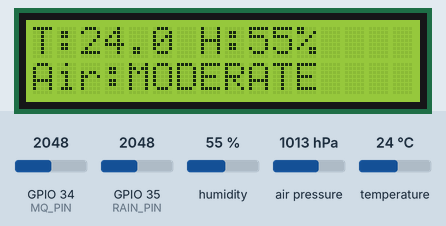
Bench run of a sketch on a simulated ESP32. Shown: 16×2 character LCD. The inputs (shaded band) are chosen by the test bench; at power-on: air pressure 1013 hPa, GPIO 34 (MQ_PIN) = 2048, GPIO 35 (RAIN_PIN) = 2048, temperature 24 °C, humidity 55 %. WiFi joins after 1.5 s; servers stay silent unless stated; no MQTT or app messages arrive unless stated; what the sketch prints to the serial monitor is not drawn.

Above: at 4.8 s.
4.9 s: air pressure set to 952 hPa
15.5 s: GPIO 34 (MQ_PIN) set to 1460
At 25.0 s:
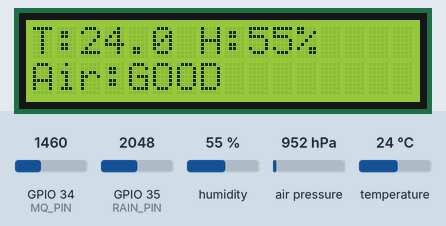
28.7 s: GPIO 35 (RAIN_PIN) set to 1460
At 39.0 s:
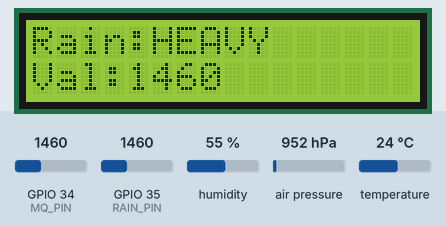
41.9 s: temperature set to 41 °C
At 53.3 s:
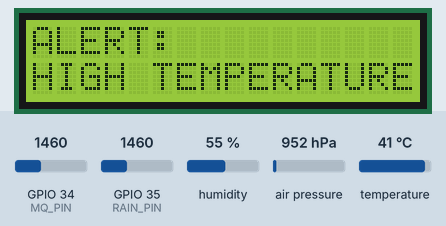
55.1 s: air pressure set to 997 hPa
At 68.0 s:
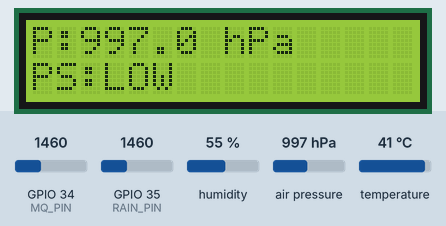
68.3 s: air pressure set to 1002 hPa
At 78.9 s:
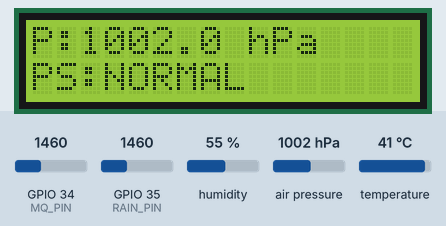
Timing chart, 0 to 80.4 s (numbered marks = the images above; inputs shaded):
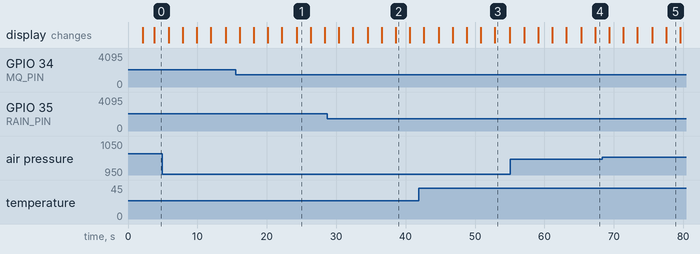

Measured:
- the behaviour switches between 999 and 1000 hPa on air pressure (found by bisection; images 4 and 5)
- after the input at 15.5 s, the display: first differs from a run without the input after 8.8 s (image 1)
- after the input at 28.7 s, the display: first differs from a run without the input after 9.9 s (image 2)
- after the input at 68.3 s, the display: first differs from a run without the input after 9.3 s (image 5)
- what the display in image 1 shows lasts 2.0 s, from 24.3 s to 26.3 s
- what the display in image 3 shows lasts 2.1 s, from 52.9 s to 55.0 s

The sketch:

WeatherMonitoringSystem.ino.ino
```cpp
#include <WiFi.h>
#include <PubSubClient.h>
#include <Wire.h>
#include <LiquidCrystal_I2C.h>
#include <DHT.h>
#include <Adafruit_BMP085.h>

// ================= WIFI =================

const char* ssid = "Gauravs iPhone";
const char* password = "g12345678t";

// ================= MQTT =================

const char* mqtt_server =
"969aecc363e84e80be51f1e55de3c709.s1.eu.hivemq.cloud";

const char* mqtt_user = "Gaurav";
const char* mqtt_password = "Vaiga@2007";

#include <WiFiClientSecure.h>

WiFiClientSecure espClient;
PubSubClient client(espClient);

// ================= LCD =================

LiquidCrystal_I2C lcd(0x27, 16, 2);

// ================= BMP180 =================

Adafruit_BMP085 bmp;

// ================= DHT22 =================

#define DHTPIN 4
#define DHTTYPE DHT22

DHT dht(DHTPIN, DHTTYPE);

// ================= MQ SENSOR =================

#define MQ_PIN 34

// ================= RAIN SENSOR =================

#define RAIN_PIN 35

// =================================================
// MQTT RECONNECT
// =================================================

void reconnectMQTT()
{
  while (!client.connected())
  {
    Serial.print("Connecting MQTT...");

    if (client.connect("ESP32_WeatherStation", mqtt_user,mqtt_password))
    {
      Serial.println(" Connected!");
    }
    else
    {
      Serial.print(" Failed. State=");
      Serial.println(client.state());

      delay(2000);
    }
  }
}

// =================================================
// WIFI RECONNECT
// =================================================

void reconnectWiFi()
{
  if (WiFi.status() == WL_CONNECTED)
    return;

  Serial.println("Reconnecting WiFi...");

  WiFi.begin(ssid, password);

  while (WiFi.status() != WL_CONNECTED)
  {
    delay(500);
    Serial.print(".");
  }

  Serial.println();
  Serial.println("WiFi Reconnected!");
}

// =================================================
// SETUP
// =================================================

void setup()
{
  Serial.begin(115200);

  // LCD
  lcd.init();
  lcd.backlight();

  // Startup Screen
  lcd.clear();
  lcd.setCursor(0,0);
  lcd.print("SMART WEATHER");

  lcd.setCursor(0,1);
  lcd.print("STATION V1.0");

  delay(2000);

  lcd.clear();

  // DHT
  dht.begin();

  // BMP180
  if (!bmp.begin())
  {
    Serial.println("BMP180 not found!");
    while(1);
  }

  // WiFi
  Serial.println("Connecting WiFi...");

  WiFi.begin(ssid, password);

  while (WiFi.status() != WL_CONNECTED)
  {
    delay(500);
    Serial.print(".");
  }

  Serial.println();
  Serial.println("WiFi Connected!");

  Serial.print("ESP32 IP: ");
  Serial.println(WiFi.localIP());

  // MQTT
  espClient.setInsecure();
  client.setServer(mqtt_server, 8883);

  reconnectMQTT();

  Serial.println("System Ready!");
}

// =================================================
// LOOP
// =================================================

void loop()
{
  reconnectWiFi();

  if (!client.connected())
  {
    reconnectMQTT();
  }

  client.loop();

  // ================= DHT22 =================

  float temperature = dht.readTemperature();
  float humidity = dht.readHumidity();
 String dhtStatus;

if (isnan(temperature) || isnan(humidity))
{
  dhtStatus = "FAULT";

  temperature = 0;
  humidity = 0;
}
else
{
  dhtStatus = "OK";
}

  // ================= BMP180 =================

  float pressure = bmp.readPressure() / 100.0;
  float altitude = bmp.readAltitude();

  // ================= MQ =================

  int gasValue = analogRead(MQ_PIN);
  String mqStatus;

  if(gasValue <= 5 || gasValue >= 4090)
  {
    mqStatus = "FAULT";
  }
  else
  {
    mqStatus = "OK";
  }

  // ================= RAIN =================

  int total = 0;

  for(int i=0;i<10;i++)
  {
    total += analogRead(RAIN_PIN);
    delay(10);
  }

  int rainValue = total / 10;
  String rainSensorStatus;

  if(rainValue <= 5)
  {
    rainSensorStatus = "FAULT";
  }
  else
  {
    rainSensorStatus = "OK";
  }

  // ================= AIR QUALITY =================

  String airStatus;

  if(gasValue < 1500)
    airStatus = "GOOD";
  else if(gasValue < 2500)
    airStatus = "MODERATE";
  else
    airStatus = "POOR";

  // ================= RAIN STATUS =================

  String rainStatus;

  if(rainValue > 3200)
    rainStatus = "NO RAIN";
  else if(rainValue > 2000)
    rainStatus = "LIGHT";
  else
    rainStatus = "HEAVY";

  // ================= PRESSURE STATUS =================

  String pressureStatus;

  if(pressure < 1000)
    pressureStatus = "LOW";
  else if(pressure > 1020)
    pressureStatus = "HIGH";
  else
    pressureStatus = "NORMAL";

  // ================= System status=================

  String systemStatus;
  if(
      dhtStatus == "OK" &&
      mqStatus == "OK" &&
      rainSensorStatus == "OK"
  )
  {
      systemStatus = "HEALTHY";
  }
  else
  {
      systemStatus = "CHECK SYSTEM";
  }

  // ================= ALERTS =================

  String alertMessage = "NORMAL";

  if(temperature > 35)
  {
      alertMessage = "HIGH TEMPERATURE";
  }
  else if(airStatus == "POOR")
  {
      alertMessage = "POOR AIR QUALITY";
  }
  else if(rainStatus == "HEAVY")
  {
      alertMessage = "HEAVY RAIN DETECTED";
  }
  else if(systemStatus != "HEALTHY")
  {
      alertMessage = "SYSTEM FAULT";
  }


  // ================= SERIAL MONITOR =================

  Serial.println();
  Serial.println("========== WEATHER DATA ==========");

  Serial.print("Temperature : ");
  Serial.println(temperature);

  Serial.print("Humidity    : ");
  Serial.println(humidity);

  Serial.print("Pressure    : ");
  Serial.println(pressure);

  Serial.print("Pressure Status : ");
  Serial.println(pressureStatus);

  Serial.print("Altitude    : ");
  Serial.println(altitude);

  Serial.print("Gas Value   : ");
  Serial.println(gasValue);

  Serial.print("Air Quality : ");
  Serial.println(airStatus);

  Serial.print("Rain Value  : ");
  Serial.println(rainValue);

  Serial.print("Rain Status : ");
  Serial.println(rainStatus);

  Serial.print("DHT Status : ");
  Serial.println(dhtStatus);

  Serial.print("MQ Status : ");
  Serial.println(mqStatus);

  Serial.print("Rain Sensor Status : ");
  Serial.println(rainSensorStatus);

  Serial.print("System Status : ");
  Serial.println(systemStatus);

  Serial.print("Alert : ");
  Serial.println(alertMessage);


  // ================= MQTT =================

  #define NODE_ID "MASTER"


  String tempStr = String(temperature,1);
  String humStr = String(humidity,1);
  String pressureStr = String(pressure,1);
  String altitudeStr = String(altitude,1);
  String gasStr = String(gasValue);
  String rainValueStr = String(rainValue);

  client.publish("weather/temperature", tempStr.c_str());
  client.publish("weather/humidity", humStr.c_str());
  client.publish("weather/pressure", pressureStr.c_str());
  client.publish("weather/pressurestatus",pressureStatus.c_str());
  client.publish("weather/altitude", altitudeStr.c_str());
  client.publish("weather/gas", gasStr.c_str());

  client.publish("weather/airquality", airStatus.c_str());

  client.publish("weather/rainvalue", rainValueStr.c_str());

  client.publish("weather/rainstatus", rainStatus.c_str());

  client.publish("weather/dhtstatus",dhtStatus.c_str());

  client.publish("weather/mqstatus",mqStatus.c_str());

  client.publish( "weather/rainsensorstatus",rainSensorStatus.c_str());

  client.publish("weather/systemstatus",systemStatus.c_str() );

  client.publish("weather/alert", alertMessage.c_str());


  Serial.println("MQTT Data Published");

  // ================= LCD SCREEN 1 =================

  lcd.clear();

  lcd.setCursor(0,0);
  lcd.print("T:");
  lcd.print(temperature,1);

  lcd.print(" H:");
  lcd.print((int)humidity);
  lcd.print("%");

  lcd.setCursor(0,1);
  lcd.print("Air:");
  lcd.print(airStatus);

  delay(2000);

  // ================= LCD SCREEN 2 =================

  lcd.clear();

  lcd.setCursor(0,0);
  lcd.print("P:");
  lcd.print(pressure,1);
  lcd.print(" hPa");

  lcd.setCursor(0,1);
  lcd.print("PS:");
  lcd.print(pressureStatus);
  lcd.print("      ");   // clears leftovers

  delay(2000);

  // ================= LCD SCREEN 3 =================

  lcd.clear();

  lcd.setCursor(0,0);
  lcd.print("Rain:");
  lcd.print(rainStatus);

  lcd.setCursor(0,1);
  lcd.print("Val:");
  lcd.print(rainValue);

  delay(2000);


// ================= LCD SCREEN 4 =================

  lcd.clear();

  lcd.setCursor(0,0);
  lcd.print("Altitude:");

  lcd.setCursor(0,1);
  lcd.print((int)altitude);
  lcd.print(" m");

  delay(2000);

  // ================= LCD SCREEN 5 =================

  lcd.clear();

  lcd.setCursor(0,0);
  lcd.print("ALERT:");

  lcd.setCursor(0,1);
  lcd.print(alertMessage);

  delay(2000);

}
```
